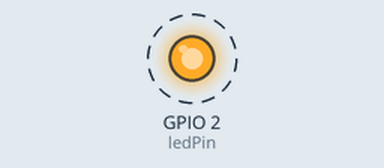
The program below on a simulated ESP32-S3. Shown: output pins drawn as LEDs (lit = HIGH). Dashed ring = blinking. What the program prints to the serial monitor is not drawn.

Above: at 0.5 s.
Timing chart, 0 to 4.6 s (numbered marks = the images above):
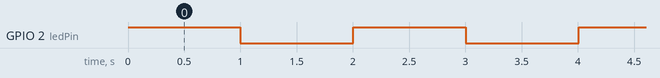

Measured:
- by itself, GPIO 2 (ledPin): alternates HIGH for 1.0 s and LOW for 1.0 s

The program:

main.cpp
```cpp
#include <Arduino.h>


const int ledPin = 2;


SemaphoreHandle_t xSemaphore;


void taskEncender(void *pvParameters) {
 for (;;) {
   if (xSemaphoreTake(xSemaphore, portMAX_DELAY) == pdTRUE) {
     digitalWrite(ledPin, HIGH);
     Serial.println("LED ENCENDIDO - Ejecutado por Tarea 1");

     vTaskDelay(1000 / portTICK_PERIOD_MS);

     xSemaphoreGive(xSemaphore);

     vTaskDelay(10 / portTICK_PERIOD_MS);
   }
 }
}


void taskApagar(void *pvParameters) {
 for (;;) {
   if (xSemaphoreTake(xSemaphore, portMAX_DELAY) == pdTRUE) {
     digitalWrite(ledPin, LOW);
     Serial.println("LED APAGADO - Ejecutado por Tarea 2");

     vTaskDelay(1000 / portTICK_PERIOD_MS);

     xSemaphoreGive(xSemaphore);

     vTaskDelay(10 / portTICK_PERIOD_MS);
   }
 }
}


void setup() {
 Serial.begin(115200);
 pinMode(ledPin, OUTPUT);


 xSemaphore = xSemaphoreCreateBinary();
  xSemaphoreGive(xSemaphore);


 xTaskCreate(
   taskEncender,
   "Encender",
   2048,
   NULL,
   1,
   NULL
 );


 xTaskCreate(
   taskApagar,
   "Apagar",
   2048,
   NULL,
   1,
   NULL
 );
}


void loop() {
}
```
